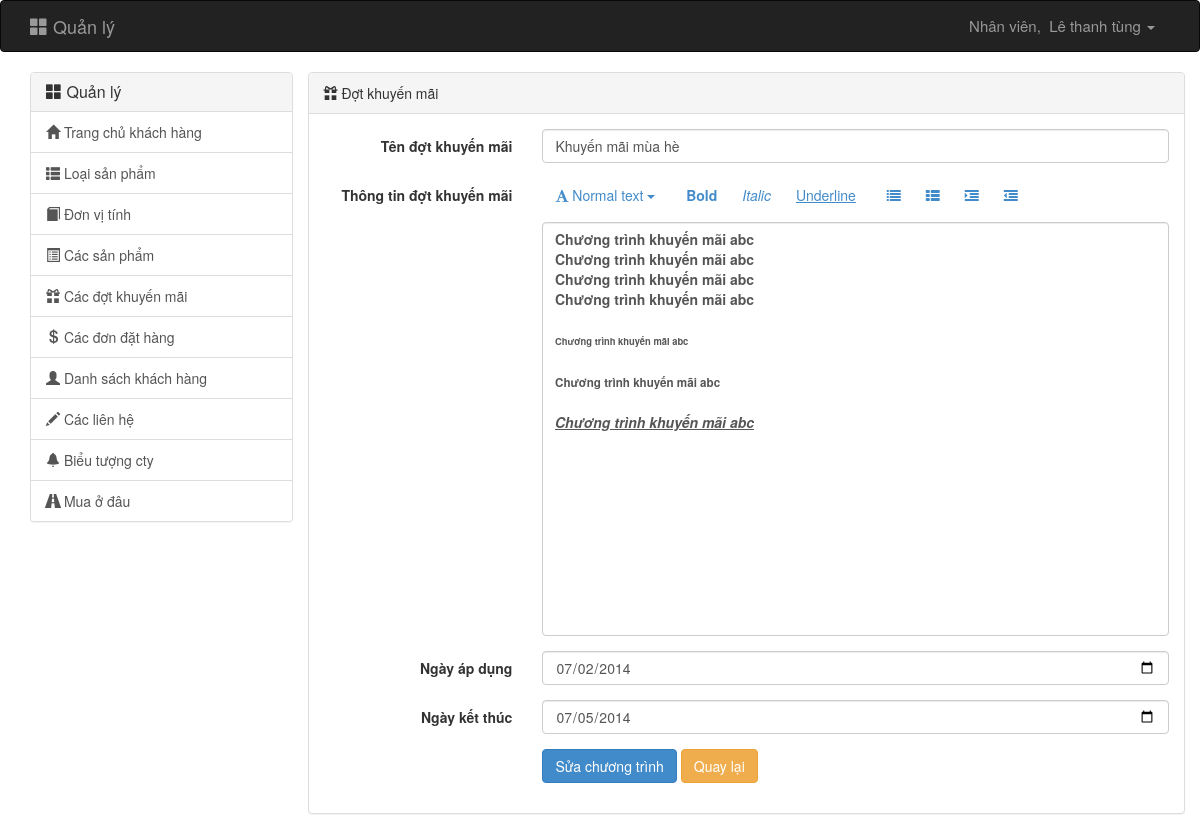
The page /admin.php?controller=promotion&action=edit&pid=12 (signed in) on the database its author committed.
### tables this page shows
CREATE TABLE IF NOT EXISTS `promotions` (
  `ID` int(11) NOT NULL AUTO_INCREMENT,
  `NAME_PROMOTION` varchar(256) NOT NULL,
  `CONTENT_PROMOTION` text NOT NULL,
  `TIME_START` date NOT NULL,
  `TIME_END` date NOT NULL,
  PRIMARY KEY (`ID`)
);

### backend/controllers/promotion/edit.php (called while the page is built, shortened)
<?php
require_once('backend/models/promotion.php');
if (isset($_GET['pid']))
    $pid = intval($_GET['pid']);
else
    $pid = 0;
$promotion = get_a_promotion($pid);
require('backend/views/promotion/edit.php');

### backend/models/promotion.php (called while the page is built, shortened)
<?php
function get_a_promotion($pid) {
    $sql = "SELECT
                promotions.NAME_PROMOTION,
                promotions.CONTENT_PROMOTION,
                promotions.TIME_START,
                promotions.TIME_END,
                promotions.ID
                FROM
                promotions
                WHERE promotions.ID=" . $pid;
    $query = mysql_query($sql) or die(mysql_error());
    $data = array();
    if (mysql_num_rows($query) > 0) {
        $data = mysql_fetch_assoc($query);
    }
    return $data;
}

### backend/views/promotion/form.php (the view, shortened to what this page needs)
<div class="panel panel-default">
    <div class="panel-heading"><i class="glyphicon glyphicon-gift"></i>&nbsp;<?= PROMOTION_EDIT_TITLE ?></div>
    <div class="panel-body">
        <form id="product-form" class="form-horizontal" method="post" action="admin.php?controller=promotion&amp;action=edit" enctype="multipart/form-data" role="form">
            <div class="form-group">
                <label for="name_promotion" class="col-sm-3 control-label"><?= PROMOTION_EDIT_NAME ?></label>
                <div class="col-sm-9">
                    <input name="name_promotion" type="text" value="<?= $promotion ? $promotion['NAME_PROMOTION'] : ''; ?>" class="form-control" id="name_promotion" placeholder="<?= PROMOTION_EDIT_NAME_PLACEHOLDER ?>" required=""/>
                </div>
            </div>
            <div class="form-group">
                <label for="summary" class="col-sm-3 control-label"><?= PROMOTION_EDIT_CONTENT ?></label>
                <div class="col-sm-9">
                    <textarea name="summary" rows=20 class="form-control" id="summary" placeholder="<?= PROMOTION_EDIT_CONTENT_PLACEHOLDER ?>" required=""/><?= $promotion ? $promotion['CONTENT_PROMOTION'] : ''; ?></textarea></div>
            </div>
            <div class="form-group">
                <label for="timestart" class="col-sm-3 control-label"><?= PROMOTION_EDIT_TIME_START ?></label>
                <div class="col-sm-9">
                    <input name="timestart" type="date" value="<?= $promotion ? $promotion['TIME_START'] : date("Y-m-d", time()); ?>" class="form-control" id="timestart" required="" min="<?php echo $promotion ? $promotion['TIME_START'] : date("Y-m-d", time()); ?>"/>
                </div>
            </div>
            <div class="form-group">
                <label for="timeend" class="col-sm-3 control-label"><?= PROMOTION_EDIT_TIME_END ?></label>
                <div class="col-sm-9">
                    <input name="timeend" type="date" value="<?= $promotion ? $promotion['TIME_END'] : date("Y-m-d", time()); ?>" class="form-control" id="timeend" required="" min="<?php echo $promotion ? $promotion['TIME_END'] : date("Y-m-d", time()); ?>"/>
                </div>
            </div>
            <div class="form-group">
                <div class="col-sm-offset-3 col-sm-9">
                    <button type="submit" id="btnsubmitpro" class="btn btn-primary"><?= $promotion ? PROMOTION_EDIT_BUTTON_EDIT : PROMOTION_EDIT_BUTTON_ADD; ?></button>
                    <a class="btn btn-warning" href="admin.php?controller=promotion"><?= PROMOTION_EDIT_BUTTON_BACK ?></a>
                </div>
            </div>
        </form>
    </div>
</div>

### rows shown on the page
promotions: name_promotion "Khuyến mãi mùa hè", timestart "07/02/2014", timeend "07/05/2014"

### other values the page prints
NAVBAR_HOME_TITLE_ "Quản lý"
NAVBAR_STAFF "Nhân viên"
$_SESSION['login'][3] "Lê thanh tùng"
SIDEBAR_MAIN_MENU "Quản lý"
SIDEBAR_MAIN_PAGE_MENU "Trang chủ khách hàng"
SIDEBAR_CATEGORIES_MENU "Loại sản phẩm"
SIDEBAR_UNITS_MENU "Đơn vị tính"
SIDEBAR_PRODUCTS_MENU "Các sản phẩm"
SIDEBAR_PROMOTIONS_MENU "Các đợt khuyến mãi"
SIDEBAR_ORDERS_MENU "Các đơn đặt hàng"
SIDEBAR_CUMSTOMERS_MENU "Danh sách khách hàng"
SIDEBAR_CONTACTS_MENU "Các liên hệ"
SIDEBAR_LOGO_MENU "Biểu tượng cty"
SIDEBAR_BRANCHES_MENU "Mua ở đâu"
PROMOTION_EDIT_TITLE "Đợt khuyến mãi"
